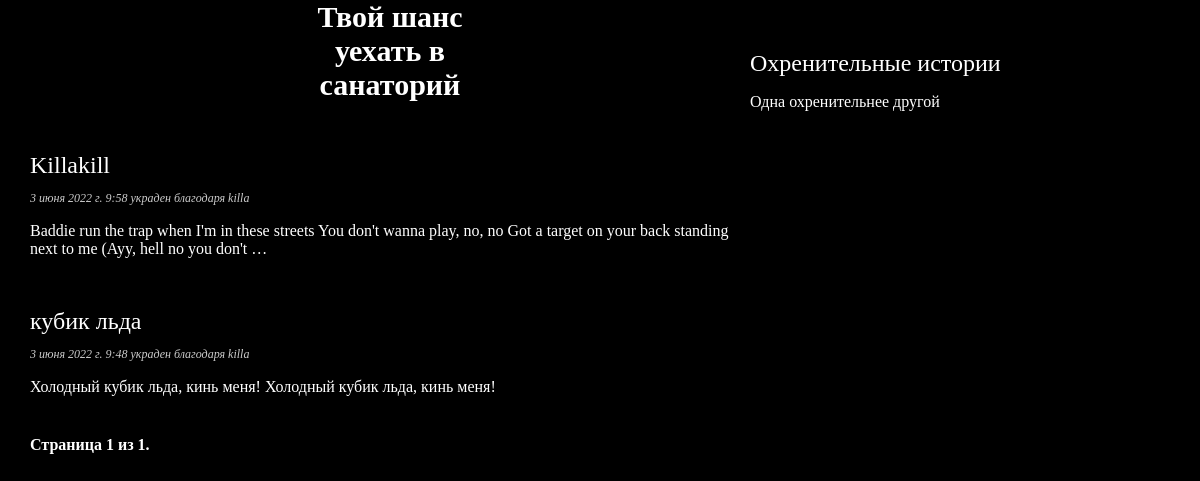
/blog/, run on an earlier commit of the app's database.
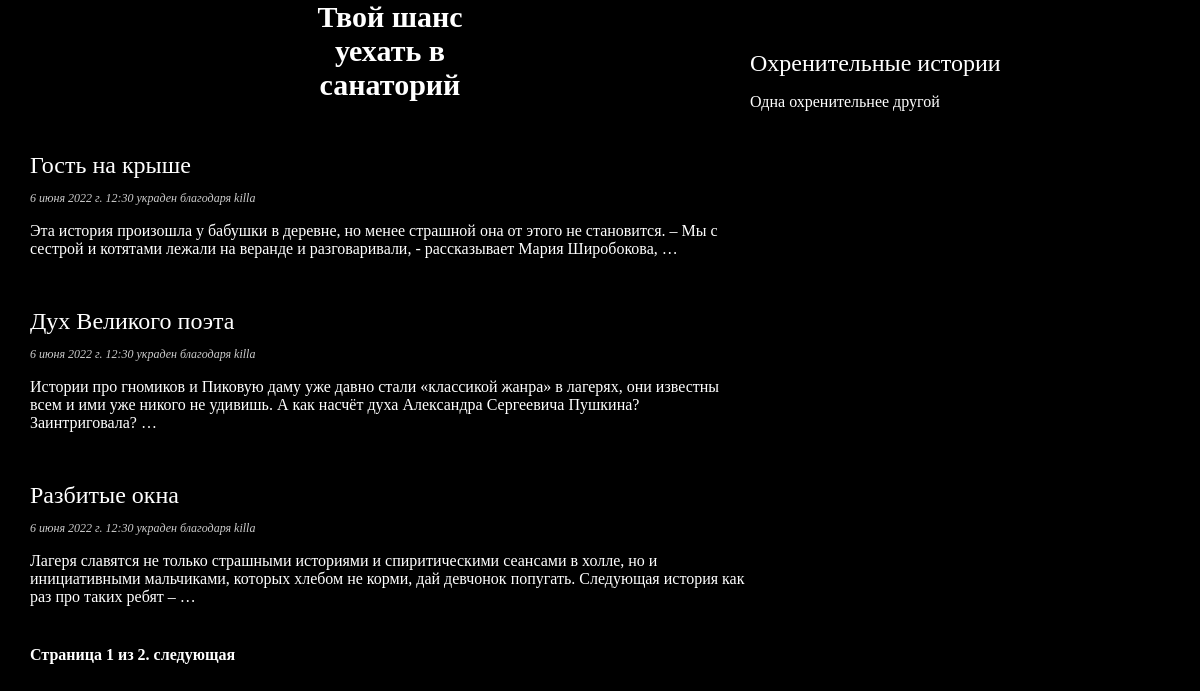
And on a later commit of the database.
### blog/models.py (models this page shows, shortened)
class Post(models.Model):
    class Status(models.TextChoices):
        DRAFT = 'DF', 'Draft'
        PUBLISHED = 'PB', 'Published'
    title = models.CharField(max_length=250)
    slug = models.SlugField(max_length=250,
                            unique_for_date='publish')
    author = models.ForeignKey(User,
                               on_delete=models.CASCADE,
                               related_name='blog_posts')
    body = models.TextField()
    publish = models.DateTimeField(default=timezone.now)
    created = models.DateTimeField(auto_now_add=True)
    updated = models.DateTimeField(auto_now=True)
    status = models.CharField(max_length=2,
                              choices=Status.choices,
                              default=Status.DRAFT)
    objects = models.Manager() # The default manager.
    published = PublishedManager() # Our custom manager.
    class Meta:
        ordering = ['-publish']
        indexes = [
            models.Index(fields=['-publish']),
        ]
    def get_absolute_url(self):
        return reverse('blog:post_detail',
                       args=[self.publish.year,
                             self.publish.month,
                             self.publish.day,
                             self.slug])

### blog/views.py (the view)
# urls.py: path('', views.PostListView.as_view(), name='post_list'),
class PostListView(ListView):
    queryset = Post.published.all()
    context_object_name = 'posts'
    paginate_by = 3
    template_name = 'blog/post/list.html'

### blog/templates/blog/post/list.html (shortened to what this page needs)
{% extends "blog/base.html" %}
{% block content %}
  <h1>Твой шанс уехать в санаторий</h1>
  {% for post in posts %}
    <h2>
      <a href="{{ post.get_absolute_url }}">
        {{ post.title }}
      </a>
    </h2>
    <p class="date">
       {{ post.publish }} украден благодаря {{ post.author }}
    </p>
    {{ post.body|truncatewords:30|linebreaks }}
  {% endfor %}
  {% include "pagination.html" with page=page_obj %}
{% endblock %}

### blog/templates/blog/base.html (shortened to what this page needs)
{% load static %}
<!DOCTYPE html>
<html>
<head>
  <link href="{% static "css/blog.css" %}" rel="stylesheet">
</head>
<body>
  <div id="content">
    {% block content %}
    {% endblock %}
  </div>
  <div id="sidebar">
    <h2>Охренительные истории</h2>
    <p>Одна охренительнее другой</p>
  </div>
</body>
</html>

### blog/templates/pagination.html (shortened to what this page needs)
<div class="pagination">
  <span class="step-links">
    <span class="current">
      Страница {{ page.number }} из {{ page.paginator.num_pages }}.
    </span>
    {% if page.has_next %}
      <a href="?page={{ page.next_page_number }}">следующая</a>
    {% endif %}
  </span>
</div>

### blog/static/css/blog.css (style rules this page uses)
body { margin:0; padding:0; font-family:Comic Sans MS, Comic Sans, cursive; background-color:#000000; }
a { text-decoration:none; color:#ffffff; }
h1 { width:150px; text-align: center; font-family: Comic Sans MS, Comic Sans, cursive; font-size:30px; cursor: pointer; margin: 0 auto; color:#ffffff; }
h2 { font-weight:normal; margin:50px 0 0; background-color:#000000; color:#ffffff; }
#content { float:left; width:60%; padding:0 0 0 30px; }
p { color = #FFFFFF; }
#sidebar { float:left; width:35%; padding:0px; background:#000000; height:150%; }
p.date { color:#ccc; font-family: Comic Sans MS, Comic Sans, cursive; font-size: 12px; font-style: italic; }
.pagination { margin:40px 0; font-weight:bold; color:#ffffff; }
p { color: #ffffff; }

What changed in the data, as far as the page shows it:
removed Post: title "Killakill", publish "3 июня 2022 г. 9:58", author "killa", body "Baddie run the trap when I'm in these streets You don't wanna play, no, no Got a target on your back standing next to me (Ayy, hell no you don't …"
removed Post: title "кубик льда", publish "3 июня 2022 г. 9:48", author "killa", body "Холодный кубик льда, кинь меня! Холодный кубик льда, кинь меня!"
added Post: title "Гость на крыше", publish "6 июня 2022 г. 12:30", author "killa", body "Эта история произошла у бабушки в деревне, но менее страшной она от этого не становится. – Мы с сестрой и котятами лежали на веранде и разговаривали, - рассказывает Мария Широбокова, …"
added Post: title "Дух Великого поэта", publish "6 июня 2022 г. 12:30", author "killa", body "Истории про гномиков и Пиковую даму уже давно стали «классикой жанра» в лагерях, они известны всем и ими уже никого не удивишь. А как насчёт духа Александра Сергеевича Пушкина? Заинтриговала? …"
added Post: title "Разбитые окна", publish "6 июня 2022 г. 12:30", author "killa", body "Лагеря славятся не только страшными историями и спиритическими сеансами в холле, но и инициативными мальчиками, которых хлебом не корми, дай девчонок попугать. Следующая история как раз про таких ребят – …"
Also different on the page:
{{ page.paginator.num_pages }}: "1" → "2"
text now shown: "следующая"
